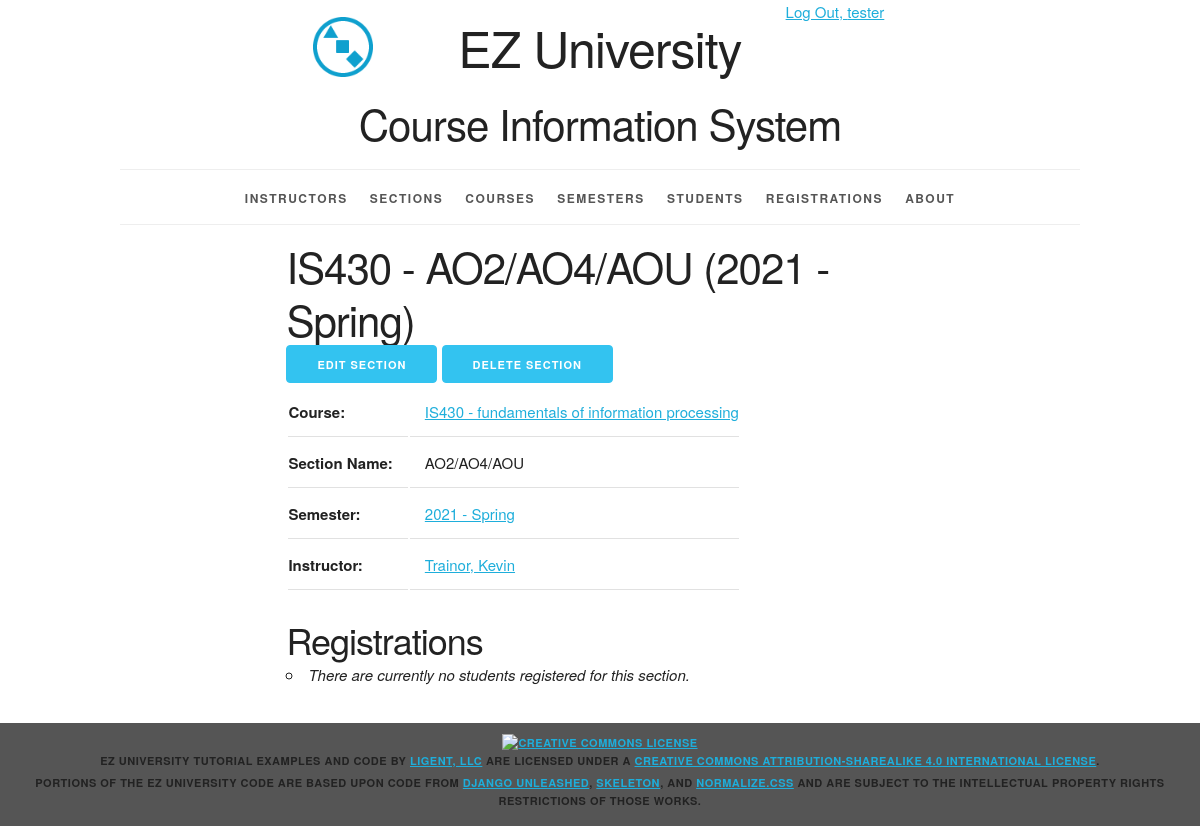
Page /section/1 (signed in) on the committed database.
### courseinfo/models.py (models this page shows, shortened)
class Section(models.Model):
    section_id = models.AutoField(primary_key=True)
    section_name = models.CharField(max_length=20)
    semester = models.ForeignKey(Semester, related_name='sections', on_delete=models.PROTECT)
    course = models.ForeignKey(Course, related_name='sections', on_delete=models.PROTECT)
    instructor = models.ForeignKey(Instructor, related_name='sections', on_delete=models.PROTECT)
    def __str__(self):
        return '%s - %s (%s)' % (self.course.course_number, self.section_name, self.semester.__str__())
    def get_update_url(self):
        return reverse('courseinfo_section_update_urlpattern',
                       kwargs={'pk': self.pk}
                       )
    def get_delete_url(self):
        return reverse('courseinfo_section_delete_urlpattern',
                       kwargs={'pk': self.pk}
                       )
    class Meta:
        ordering = ['course', 'section_name', 'semester']
        constraints = [
            UniqueConstraint(fields=['semester', 'course', 'section_name'],
                             name='unique_section')
        ]

class Course(models.Model):
    course_id = models.AutoField(primary_key=True)
    course_number = models.CharField(max_length=20)
    course_name = models.CharField(max_length=255)
    def __str__(self):
        return '%s - %s' % (self.course_number, self.course_name)
    def get_absolute_url(self):
        return reverse('courseinfo_course_detail_urlpattern',
                       kwargs={'pk':self.pk}
                       )
    class Meta:
        ordering = ['course_number', 'course_name']
        constraints = [
            UniqueConstraint(fields=['course_number', 'course_name'], name='unique_course')
        ]

class Semester(models.Model):
    semester_id = models.AutoField(primary_key=True)
    year = models.ForeignKey(Year, related_name='semesters', on_delete=models.PROTECT)
    period = models.ForeignKey(Period, related_name='semesters', on_delete=models.PROTECT)
    def __str__(self):
        return '%s - %s' % (self.year.year, self.period.period_name)
    def get_absolute_url(self):
        return reverse('courseinfo_semester_detail_urlpattern',
                       kwargs={'pk':self.pk}
                       )
    class Meta:
        ordering = ['year__year', 'period__period_sequence']
        constraints = [
            UniqueConstraint(fields=['year', 'period'], name='unique_semester')
        ]

class Year(models.Model):
    year_id = models.AutoField(primary_key=True)
    year = models.IntegerField(unique=True)
    class Meta:
        ordering = ['year']

class Period(models.Model):
    period_id = models.AutoField(primary_key=True)
    period_sequence = models.IntegerField(unique=True)
    period_name = models.CharField(max_length=45, unique=True)
    class Meta:
        ordering = ['period_sequence']

class Instructor(models.Model):
    instructor_id = models.AutoField(primary_key=True)
    first_name = models.CharField(max_length=45)
    last_name = models.CharField(max_length=45)
    disambiguator = models.CharField(max_length=45, blank=True, default='')
    def __str__(self):
        result = ''
        if self.disambiguator == '':
            result = '%s, %s' % (self.last_name, self.first_name)
        else:
            result = '%s, %s (%s)' % (self.last_name, self.first_name, self.disambiguator)
        return result
    def get_absolute_url(self):
        return reverse('courseinfo_instructor_detail_urlpattern',
                       kwargs={'pk': self.pk}
                       )
    class Meta:
        ordering = ['last_name', 'first_name', 'disambiguator']
        constraints = [
            UniqueConstraint(fields=['last_name', 'first_name', 'disambiguator'],
                             name='unique_instructor')
        ]

### courseinfo/views.py (the view)
class SectionDetail(LoginRequiredMixin, PermissionRequiredMixin, DetailView):
    model = Section
    permission_required = 'courseinfo.view_section'
    def get_context_data(self, **kwargs):
        context = super(DetailView, self).get_context_data(**kwargs)
        section = self.get_object()
        semester = section.semester
        course = section.course
        instructor = section.instructor
        registration_list = section.registrations.all()
        context['semester'] = semester
        context['course'] = course
        context['instructor'] = instructor
        context['registration_list'] = registration_list
        return context

### courseinfo/templates/courseinfo/section_detail.html (shortened to what this page needs)
{% extends 'courseinfo/base.html' %}
{% block content %}
    <article>
        <div class="row">
            <div class="offset-by-two eight columns">
                <h2>{{ section }}</h2>
                <ul class="inline">
                    {% if perms.courseinfo.change_section %}
                    <li>
                        <a href="{{ section.get_update_url }}"
                           class="button button-primary">
                            Edit Section</a></li>
                    {% endif %}
                {% if perms.courseinfo.delete_section %}
                    <li>
                        <a href="{{ section.get_delete_url }}"
                           class="button button-primary">
                            Delete Section</a></li>
                {% endif %}
                </ul>
                   <section>
        <table>
            <tr>
                <th>Course:</th>
                <td><a href="{{ course.get_absolute_url }}">{{ course }}</a></td>
            </tr>
            <tr>
                <th>Section Name:</th>
                <td>{{ section.section_name }}</td>
            </tr>
            <tr>
                <th>Semester:</th>
                <td><a href="{{ semester.get_absolute_url }}">{{ semester }}</a></td>
            </tr>
            <tr>
                <th>Instructor:</th>
                <td><a href="{{ instructor.get_absolute_url }}">{{ instructor }}</a></td>
            </tr>
        </table>
    </section>
    <section>
        <h3>Registrations</h3>
        <ul>
            {% for registration in registration_list %}
                <li>
                    <a href="{{ registration.get_absolute_url }}">{{ registration.student }}</a>
                </li>
            {% empty %}
                <li><em>There are currently no students registered for this section.</em></li>
            {% endfor %}
        </ul>
    </section>
            </div>
        </div>
    </article>
{% endblock %}

### courseinfo/templates/courseinfo/base.html (shortened to what this page needs)
{% load static %}
<!DOCTYPE html>
<html lang="en">
<head>
    <link rel="stylesheet" type="text/css"
          href="{% static 'coursinfo/normalize.css' %}">
    <link rel="stylesheet" type="text/css"
          href="{% static 'courseinfo/skeleton.css' %}">
    <link rel="stylesheet" type="text/css"
          href="{% static 'courseinfo/style.css' %}">
</head>
<body>
<div class="container">
    <div class="status row">
        <div class="offset-by-eight four columns">
            <ul class="inline">
                {% if user.is_authenticated %}
                    <li><a href="{% url 'logout_urlpattern' %}">
                        Log Out, {{ user.get_username }}</a></li>
                {% else %}
                    <li><a href="{% url 'login_urlpattern' %}">
                        Log In</a></li>
                {% endif %}
            </ul>
        </div>
    </div>
    <header class="row">
        <div class="offset-by-one ten columns">
            <h1 class="logo">EZ University</h1>
            <h2>Course Information System</h2>
        </div>
    </header>
    <nav>
        <ul>
            {% if perms.courseinfo.view_instructor %}
                <li>
                    <a href="{% url 'courseinfo_instructor_list_urlpattern' %}">
                        Instructors</a></li>
            {% endif %}
            {% if perms.courseinfo.view_section %}
                <li>
                    <a href="{% url 'courseinfo_section_list_urlpattern' %}">
                        Sections</a></li>
            {% endif %}
            {% if perms.courseinfo.view_course %}
                <li>
                    <a href="{% url 'courseinfo_course_list_urlpattern' %}">
                        Courses</a></li>
            {% endif %}
            {% if perms.courseinfo.view_semester %}
                <li>
                    <a href="{% url 'courseinfo_semester_list_urlpattern' %}">
                        Semesters</a></li>
            {% endif %}
            {% if perms.courseinfo.view_student %}
                <li>
                    <a href="{% url 'courseinfo_student_list_urlpattern' %}">
                        Students</a></li>
            {% endif %}
            {% if perms.courseinfo.view_registration %}
                <li>
                    <a href="{% url 'courseinfo_registration_list_urlpattern' %}">
                        Registrations</a></li>
            {% endif %}
            <li>
                <a href="{% url 'about_urlpattern' %}">
                    About</a></li>
        </ul>
    </nav>
    <main>
        {% block content %}{% endblock %}
    </main>
</div>
<footer>
    <p>
        <a rel="license" href="http://creativecommons.org/licenses/by-sa/4.0/">
            <img alt="Creative Commons License" style="border-width:0"
                 src="https://i.creativecommons.org/l/by-sa/4.0/88x31.png"/>
        </a><br/><span property="dct:title">EZ University Tutorial Examples and Code</span>
        by
        <a href="https://www.ligent.net" property="cc:attributionName"
           rel="cc:attributionURL">Ligent, LLC</a> are licensed under a
        <a rel="license" href="http://creativecommons.org/licenses/by-sa/4.0/">Creative Commons Attribution-ShareAlike
            4.0 International License</a>.
    </p>
    <p>Portions of the EZ University code are based upon code from
        <a href="https://django-unleashed.com">Django Unleashed</a>,
        <a href="http://getskeleton.com/">Skeleton</a>, and
        <a href="https://necolas.github.io/normalize.css/">Normalize.css</a> and
        are subject to the intellectual property rights restrictions of those works.
    </p>
</footer>
</body>
</html>

### courseinfo/static/courseinfo/skeleton.css (style rules this page uses)
.container { position: relative; width: 100%; max-width: 960px; margin: 0 auto; padding: 0 20px; box-sizing: border-box; }
.column, .columns { width: 100%; float: left; box-sizing: border-box; }
@media (min-width: 400px) { .container { width: 85%; padding: 0; } }
@media (min-width: 550px) { .container { width: 80%; } }
@media (min-width: 550px) { .column, .columns { margin-left: 4%; } }
@media (min-width: 550px) { .column:first-child, .columns:first-child { margin-left: 0; } }
@media (min-width: 550px) { .four.columns { width: 30.6666666667%; } }
@media (min-width: 550px) { .eight.columns { width: 65.3333333333%; } }
@media (min-width: 550px) { .ten.columns { width: 82.6666666667%; } }
@media (min-width: 550px) { .offset-by-one.column, .offset-by-one.columns { margin-left: 8.66666666667%; } }
@media (min-width: 550px) { .offset-by-two.column, .offset-by-two.columns { margin-left: 17.3333333333%; } }
@media (min-width: 550px) { .offset-by-eight.column, .offset-by-eight.columns { margin-left: 69.3333333333%; } }
html { font-size: 62.5%; }
body { font-size: 1.5em; line-height: 1.6; font-weight: 400; font-family: "Raleway", "HelveticaNeue", "Helvetica Neue", Helvetica, Arial, sans-serif; color: #222; }
h1, h2, h3, h4, h5, h6 { margin-top: 0; margin-bottom: 2rem; font-weight: 300; }
h1 { font-size: 4.0rem; line-height: 1.2; letter-spacing: -.1rem; }
h2 { font-size: 3.6rem; line-height: 1.25; letter-spacing: -.1rem; }
h3 { font-size: 3.0rem; line-height: 1.3; letter-spacing: -.1rem; }
@media (min-width: 550px) { h1 { font-size: 5.0rem; } }
@media (min-width: 550px) { h2 { font-size: 4.2rem; } }
@media (min-width: 550px) { h3 { font-size: 3.6rem; } }
p { margin-top: 0; }
a { color: #1EAEDB; }
.button, button, input[type="submit"], input[type="reset"], input[type="button"] { display: inline-block; height: 38px; padding: 0 30px; color: #555; text-align: center; font-size: 11px; font-weight: 600; line-height: 38px; letter-spacing: .1rem; text-transform: uppercase; text-decoration: none; white-space: nowrap; background-color: transparent; border-radius: 4px; border: 1px solid #bbb; cursor: pointer; box-sizing: border-box; }
.button.button-primary, button.button-primary, input[type="submit"].button-primary, input[type="reset"].button-primary, input[type="button"].button-primary { color: #FFF; background-color: #33C3F0; border-color: #33C3F0; }
ul { list-style: circle inside; }
ol, ul { padding-left: 0; margin-top: 0; }
li { margin-bottom: 1rem; }
th, td { padding: 12px 15px; text-align: left; border-bottom: 1px solid #E1E1E1; }
th:first-child, td:first-child { padding-left: 0; }
th:last-child, td:last-child { padding-right: 0; }
button, .button { margin-bottom: 1rem; }
pre, blockquote, dl, figure, table, p, ul, ol, form { margin-bottom: 2.5rem; }
.container:after, .row:after, .u-cf { content: ""; display: table; clear: both; }

### rows in the picture
Section: course+section_name+semester "IS430 - AO2/AO4/AOU (2021 - Spring)", section_name "AO2/AO4/AOU"
Course: course_number+course_name "IS430 - fundamentals of information processing"
Semester: year+period "2021 - Spring"
Instructor: disambiguator+last_name+first_name "Trainor, Kevin"

### other values in the picture
{{ user.get_username }} "tester"
